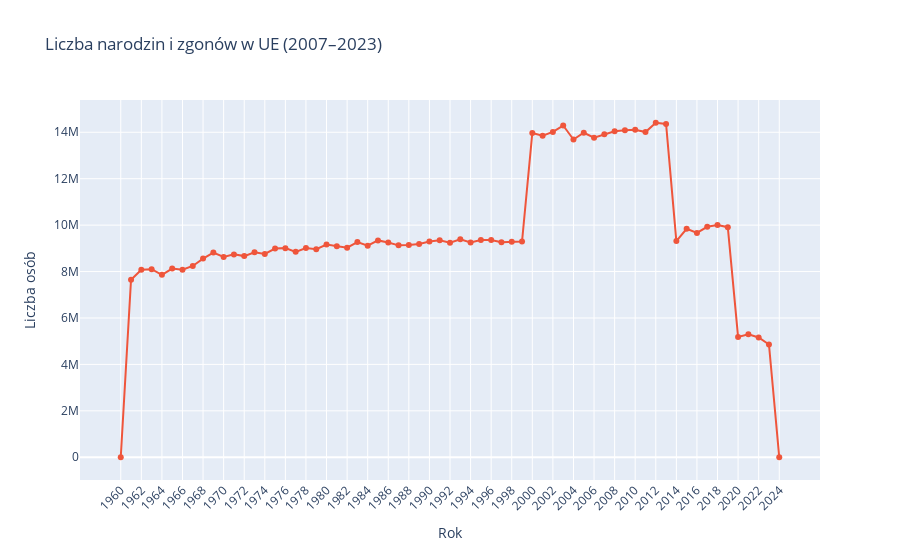

Notebook source saved alongside this figure:
### Code cell
fig = go.Figure()
fig.add_trace(go.Scatter(x=df_births['time'], y=df_births['value'],
                         mode='lines+markers', name='Narodziny'))
fig.add_trace(go.Scatter(x=df_deaths['time'], y=df_deaths['value'],
                         mode='lines+markers', name='Zgony'))

fig.update_layout(title='Liczba narodzin i zgonów w UE (2007–2023)',
                  xaxis_title='Rok', yaxis_title='Liczba osób', xaxis=dict(tickangle=-45))
fig.show()

### Figure 1 — Plotly figure (JSON) as saved in the notebook; plotly's stock layout.template omitted (floating-point values rounded to 4 significant figures)
{"data": [{"mode": "lines+markers", "name": "Narodziny", "x": [], "y": [], "type": "scatter"}, {"mode": "lines+markers", "name": "Zgony", "x": ["1960", "1961", "1962", "1963", "1964", "1965", "1966", "1967", "1968", "1969", "1970", "1971", "1972", "1973", "1974", "1975", "1976", "1977", "1978", "1979", "1980", "1981", "1982", "1983", "1984", "1985", "1986", "1987", "1988", "1989", "1990", "1991", "1992", "1993", "1994", "1995", "1996", "1997", "1998", "1999", "2000", "2001", "2002", "2003", "2004", "2005", "2006", "2007", "2008", "2009", "2010", "2011", "2012", "2013", "2014", "2015", "2016", "2017", "2018", "2019", "2020", "2021", "2022", "2023", "2024"], "y": [0.0, 7649000.0, 8078000.0, 8101000.0, 7857000.0, 8130000.0, 8081000.0, 8240000.0, 8558000.0, 8818000.0, 8629000.0, 8740000.0, 8666000.0, 8829000.0, 8760000.0, 8990000.0, 9009000.0, 8848000.0, 9010000.0, 8964000.0, 9162000.0, 9093000.0, 9030000.0, 9268000.0, 9111000.0, 9342000.0, 9253000.0, 9129000.0, 9142000.0, 9189000.0, 9291000.0, 9348000.0, 9242000.0, 9394000.0, 9257000.0, 9356000.0, 9359000.0, 9263000.0, 9287000.0, 9294000.0, 13970000.0, 13850000.0, 14020000.0, 14290000.0, 13690000.0, 13980000.0, 13770000.0, 13910000.0, 14040000.0, 14090000.0, 14110000.0, 14010000.0, 14410000.0, 14360000.0, 9314000.0, 9842000.0, 9664000.0, 9928000.0, 10000000.0, 9911000.0, 5185000.0, 5297000.0, 5158000.0, 4856000.0, 0.0], "type": "scatter"}], "layout": {"xaxis": {"title": {"text": "Rok"}, "tickangle": -45}, "title": {"text": "Liczba narodzin i zgonów w UE (2007–2023)"}, "yaxis": {"title": {"text": "Liczba osób"}}}}
